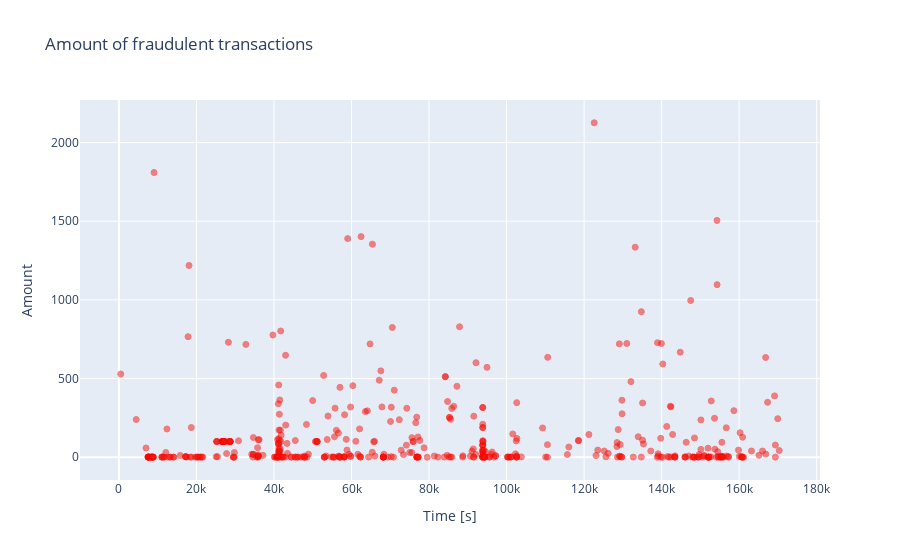

The notebook cell this image was saved under:
### Markdown cell above
<div style="background-color: #FDEBD0 ; padding: 10px 12px; border: 2px solid #E67E22; border-radius: 20px;">

<p>A <b>scatter plot</b> is a type of data visualization that displays individual data points as markers on a two-dimensional plane, with one variable on each axis. Here's a brief overview of scatter plots:</p>

- <b>Purpose:</b> Scatter plots are used to visualize the relationship between two continuous variables. They help identify patterns, trends, and relationships in the data.

- <b>Representation:</b> Each data point is represented by a marker, typically a circle, dot, or other shape. The position of the marker on the plot corresponds to the values of the two variables it represents.

- <b>Axes:</b> The horizontal axis (x-axis) represents one variable, while the vertical axis (y-axis) represents the other variable. Each axis is labeled with the name of the variable it represents.

- <b>Markers:</b> The markers on the plot can be customized with various attributes such as color, size, shape, and transparency. These attributes can be used to encode additional information about the data, such as categories or groups.

- <b>Patterns:</b> Scatter plots can reveal different patterns in the data, including linear relationships, nonlinear relationships, clusters, outliers, and correlations.

- <b>Interpretation:</b> By visually inspecting the scatter plot, analysts can interpret the relationship between the two variables. For example, if the points form a roughly straight line from bottom-left to top-right, it suggests a positive linear relationship. If the points are scattered randomly with no apparent pattern, it suggests no relationship between the variables.

- <b>Usage:</b> Scatter plots are commonly used in exploratory data analysis (EDA), regression analysis, correlation analysis, and outlier detection. They are also used to assess the effectiveness of models and visualize clusters in clustering algorithms.

<p>In summary, scatter plots provide a simple and effective way to explore the relationship between two variables and identify patterns in the data. They are a fundamental tool in data analysis and visualization.</p>

### Code cell
# Select rows where 'Class' is 1 (fraudulent transactions)
fraud = df.loc[df['Class'] == 1]

# Define a Scatter trace for Plotly
trace = go.Scatter(
    x=fraud['Time'],  # X-axis values from the 'Time' column of fraudulent transactions
    y=fraud['Amount'],  # Y-axis values from the 'Amount' column of fraudulent transactions
    name="Amount",  # Trace name
    marker=dict(
        color='rgb(238,23,11)',  # Marker color
        line=dict(
            color='red',  # Marker border color
            width=1),  # Marker border width
        opacity=0.5),  # Marker opacity
    text=fraud['Amount'],  # Text to be displayed on hover
    mode="markers"  # Display mode (markers only)
)

# Combine the trace into a list
data = [trace]

# Define layout for the plot
layout = dict(
    title='Amount of fraudulent transactions',  # Plot title
    xaxis=dict(title='Time [s]', showticklabels=True),  # X-axis label and tick settings
    yaxis=dict(title='Amount'),  # Y-axis label
    hovermode='closest'  # Hover mode
)

# Combine data and layout into a dictionary representing the figure
fig = dict(data=data, layout=layout)

# Plot the figure using Plotly
iplot(fig, filename='fraud-amount')

### Figure 1 — Plotly figure (JSON) as saved in the notebook; plotly's stock layout.template omitted (floating-point values rounded to 4 significant figures; data arrays with more than 128 entries replaced by an {"elided": "..."} marker saying what was removed)
{"data": [{"marker": {"color": "rgb(238,23,11)", "line": {"color": "red", "width": 1}, "opacity": 0.5}, "mode": "markers", "name": "Amount", "text": {"elided": "465 float values"}, "type": "scatter", "x": {"elided": "465 int values"}, "y": {"elided": "465 float values"}}], "layout": {"autosize": true, "hovermode": "closest", "title": {"text": "Amount of fraudulent transactions"}, "xaxis": {"autorange": true, "range": [-9806.0, 180600.0], "showticklabels": true, "title": {"text": "Time [s]"}, "type": "linear"}, "yaxis": {"autorange": true, "range": [-175.4, 2301.0], "title": {"text": "Amount"}, "type": "linear"}}}
